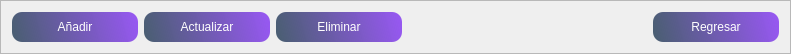
        <widget class="QFrame" name="frame_superior">
         <property name="maximumSize">
          <size>
           <width>16777215</width>
           <height>50</height>
          </size>
         </property>
         <property name="styleSheet">
          <string notr="true">

QPushButton{
background-color: qlineargradient(spread:reflect, x1:0, y1:0.562273, x2:1, y2:0.5, stop:0 rgba(11, 38, 67, 184), stop: 1 rgba(150, 88, 240, 255));
border-radius: 10px;
font: 12pt &quot;Sans Serif&quot;;
color: rgb(255, 255, 254); }

QPushButton:hover{
background-color: qlineargradient(spread:reflect, x1:0, y1:0.562273, x2:0.949, y2:0.545455, stop: 0 rgba(11, 38, 67, 184), stop:1 rgba(88, 240, 171, 255));
border-radius:10px;
font: 12pt &quot;Sans Serif&quot;;
color: rgb(255, 255, 254);
}</string>
         </property>
         <property name="frameShape">
          <enum>QFrame::StyledPanel</enum>
         </property>
         <property name="frameShadow">
          <enum>QFrame::Raised</enum>
         </property>
         <layout class="QHBoxLayout" name="horizontalLayout">
          <item>
           <widget class="QPushButton" name="pushButton_andir">
            <property name="minimumSize">
             <size>
              <width>126</width>
              <height>30</height>
             </size>
            </property>
            <property name="styleSheet">
             <string notr="true"/>
            </property>
            <property name="text">
             <string>Añadir</string>
            </property>
           </widget>
          </item>
          <item>
           <widget class="QPushButton" name="pushButton_actualizarsuperior">
            <property name="minimumSize">
             <size>
              <width>126</width>
              <height>30</height>
             </size>
            </property>
            <property name="styleSheet">
             <string notr="true"/>
            </property>
            <property name="text">
             <string>Actualizar</string>
            </property>
           </widget>
          </item>
          <item>
           <widget class="QPushButton" name="pushButton_eliminar">
            <property name="minimumSize">
             <size>
              <width>126</width>
              <height>30</height>
             </size>
            </property>
            <property name="styleSheet">
             <string notr="true"/>
            </property>
            <property name="text">
             <string>Eliminar</string>
            </property>
           </widget>
          </item>
          <item>
           <spacer name="horizontalSpacer">
            <property name="orientation">
             <enum>Qt::Horizontal</enum>
            </property>
            <property name="sizeHint" stdset="0">
             <size>
              <width>245</width>
              <height>20</height>
             </size>
            </property>
           </spacer>
          </item>
          <item>
           <widget class="QPushButton" name="pushButton_regresar">
            <property name="minimumSize">
             <size>
              <width>126</width>
              <height>30</height>
             </size>
            </property>
            <property name="styleSheet">
             <string notr="true">QPushButton:hover{
background-color: qlineargradient(spread:pad, x1:0, y1:0, x2:1, y2:0, stop:0 rgba(0, 0, 0, 255), stop:0.727273 rgba(142, 19, 16, 255));
border-radius:10px;
font: 12pt &quot;Sans Serif&quot;;
color: rgb(255, 255, 254);
}</string>
            </property>
            <property name="text">
             <string>Regresar</string>
            </property>
           </widget>
          </item>
         </layout>
        </widget>
